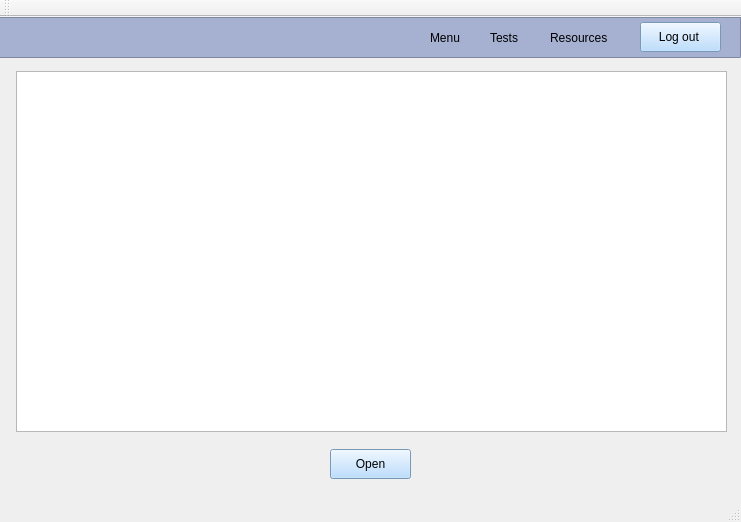
<?xml version="1.0" encoding="UTF-8"?>
<ui version="4.0">
 <class>StudentResourcesClass</class>
 <widget class="QMainWindow" name="StudentResourcesClass">
  <property name="geometry">
   <rect>
    <x>0</x>
    <y>0</y>
    <width>741</width>
    <height>522</height>
   </rect>
  </property>
  <property name="windowTitle">
   <string>StudentResources</string>
  </property>
  <widget class="QWidget" name="centralWidget">
   <widget class="QFrame" name="navbar">
    <property name="geometry">
     <rect>
      <x>-30</x>
      <y>0</y>
      <width>771</width>
      <height>41</height>
     </rect>
    </property>
    <property name="styleSheet">
     <string notr="true">background-color: rgb(166, 177, 210);</string>
    </property>
    <property name="frameShape">
     <enum>QFrame::Shape::StyledPanel</enum>
    </property>
    <property name="frameShadow">
     <enum>QFrame::Shadow::Raised</enum>
    </property>
    <widget class="QPushButton" name="logoutButton">
     <property name="geometry">
      <rect>
       <x>670</x>
       <y>5</y>
       <width>81</width>
       <height>30</height>
      </rect>
     </property>
     <property name="styleSheet">
      <string notr="true">background-color: rgb(169, 213, 255);
color: rgb(0, 0, 0);
font: 12pt &quot;Segoe UI&quot;;</string>
     </property>
     <property name="text">
      <string>Log out </string>
     </property>
    </widget>
    <widget class="QLabel" name="menuButton">
     <property name="geometry">
      <rect>
       <x>460</x>
       <y>10</y>
       <width>41</width>
       <height>21</height>
      </rect>
     </property>
     <property name="styleSheet">
      <string notr="true">color: rgb(0, 0, 0);
font: 12pt &quot;Segoe UI&quot;;</string>
     </property>
     <property name="text">
      <string>Menu</string>
     </property>
    </widget>
    <widget class="QLabel" name="testsButton">
     <property name="geometry">
      <rect>
       <x>520</x>
       <y>10</y>
       <width>41</width>
       <height>21</height>
      </rect>
     </property>
     <property name="styleSheet">
      <string notr="true">color: rgb(0, 0, 0);
font: 12pt &quot;Segoe UI&quot;;</string>
     </property>
     <property name="text">
      <string>Tests</string>
     </property>
    </widget>
    <widget class="QLabel" name="resourcesButton">
     <property name="geometry">
      <rect>
       <x>580</x>
       <y>10</y>
       <width>81</width>
       <height>21</height>
      </rect>
     </property>
     <property name="styleSheet">
      <string notr="true">color: rgb(0, 0, 0);
font: 12pt &quot;Segoe UI&quot;;</string>
     </property>
     <property name="text">
      <string>Resources</string>
     </property>
    </widget>
   </widget>
   <widget class="QPushButton" name="openResourceButton">
    <property name="geometry">
     <rect>
      <x>330</x>
      <y>432</y>
      <width>81</width>
      <height>30</height>
     </rect>
    </property>
    <property name="styleSheet">
     <string notr="true">background-color: rgb(169, 213, 255);
color: rgb(0, 0, 0);
font: 12pt &quot;Segoe UI&quot;;</string>
    </property>
    <property name="text">
     <string>Open</string>
    </property>
   </widget>
   <widget class="QListWidget" name="pdfListWidget">
    <property name="geometry">
     <rect>
      <x>16</x>
      <y>54</y>
      <width>711</width>
      <height>361</height>
     </rect>
    </property>
   </widget>
  </widget>
  <widget class="QMenuBar" name="menuBar">
   <property name="geometry">
    <rect>
     <x>0</x>
     <y>0</y>
     <width>741</width>
     <height>21</height>
    </rect>
   </property>
  </widget>
  <widget class="QToolBar" name="mainToolBar">
   <attribute name="toolBarArea">
    <enum>TopToolBarArea</enum>
   </attribute>
   <attribute name="toolBarBreak">
    <bool>false</bool>
   </attribute>
  </widget>
  <widget class="QStatusBar" name="statusBar"/>
 </widget>
 <layoutdefault spacing="6" margin="11"/>
 <resources/>
 <connections/>
</ui>
